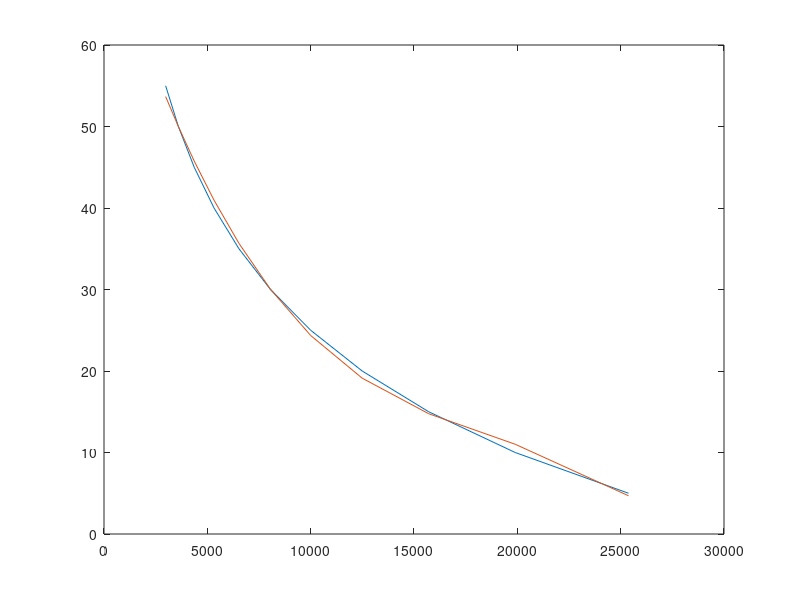

The MATLAB script that drew this image:
clc;
clear all;
close all;
a = [5 25381;
    10 19897;
    15 15711;
    20 12493;
    25 10000;
    30 8056;
    35 6529.7;
    40 5323.9;
    45 4365.3;
    50 3598.7;
    55 2982.3];

regression = polyfit (a (:, 2), a (:, 1), 3)

for i = 1 : 11
    regressionLineX (i) = a (i, 2);
    regressionLineY (i) = (regression (1) .* (a (i, 2) .^ 3)) + ...
                            (regression (2) .* (a (i, 2) .^ 2)) + ...
                            (regression (3) .* (a (i, 2) .^ 1)) + ...
                            (regression (4));% .* (a (i, 2) .^ 3)) + ...
%                             (regression (5) .* (a (i, 2) .^ 2)) + ...
%                             (regression (6) .* a (i, 2)) + ...
%                             regression (7);
end

plot (a (:, 2), a (:, 1), regressionLineX, regressionLineY);
